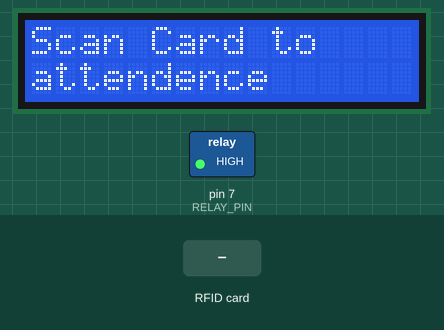
A sketch run on a simulated Arduino Uno, built with avr-gcc and run on an emulated ATmega328P. Parts: 16×2 character LCD, switched loads named in the sketch (green lamp = pin HIGH). The test bench sets the inputs (shaded band). Pins used as bus, display or sensor lines are not drawn; what the sketch prints to the serial monitor is not drawn.

Above: at 3.6 s.
3.7 s: RFID card CC 97 14 05 held to the reader
At 5.3 s:
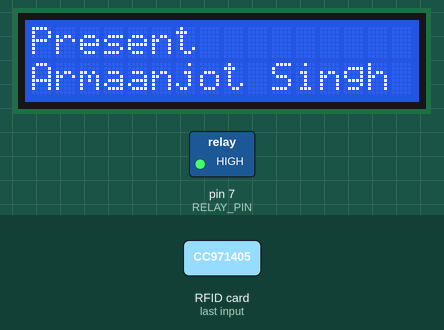
6.2 s: RFID card C3 BF 28 09 held to the reader
At 7.5 s:
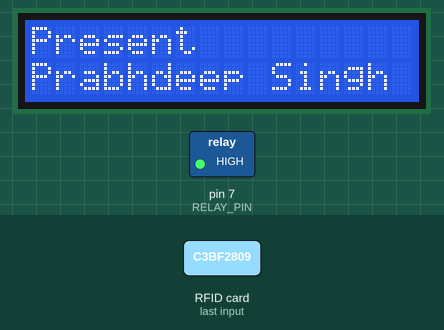
8.7 s: RFID card 5E 7A 19 C4 held to the reader
At 10.0 s:
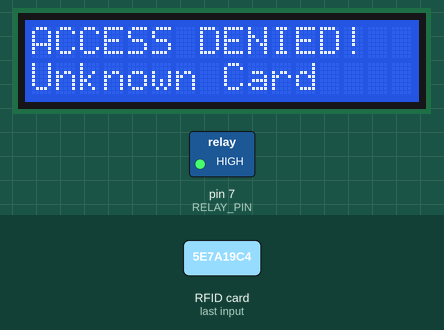
Timing chart, 0 to 11.7 s (numbered marks = the images above; inputs shaded):
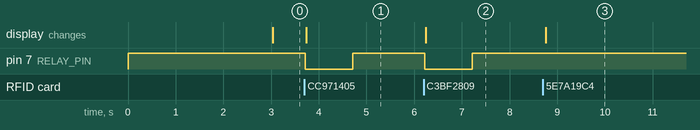

Measured:
- after the input at 3.7 s, pin 7 (RELAY_PIN): HIGH → LOW at once, → HIGH 1.0 s later; the display: changes at once (image 1)
- after the input at 6.2 s, pin 7 (RELAY_PIN): HIGH → LOW at once, → HIGH 1.0 s later; the display: changes at once (image 2)
- after the input at 8.7 s, the display: changes after 0.06 s (image 3)

The sketch:

arduino_rfid_usb_lcd.ino
```cpp
#include <SPI.h>
#include <MFRC522.h>
#include <LiquidCrystal_I2C.h>

// --- Pin Definitions ---
#define SS_PIN 10
#define RST_PIN 9
#define RELAY_PIN 7         // Digital Pin connected to the Relay Input pin

// --- Hardware Initialization ---
MFRC522 mfrc522(SS_PIN, RST_PIN);
// LCD Initialization: Address 0x27, 16 columns, 2 rows
LiquidCrystal_I2C lcd(0x27, 16, 2);

// --- Configuration Data ---
// Structure to hold student data
struct Student {
  String uid;
  String name;
};

// Defined UIDs for Armaanjot Singh and Prabhdeep Singh
const int NUM_STUDENTS = 2;
Student students[NUM_STUDENTS] = {
  {"CC971405", "Armaanjot Singh"},
  {"C3BF2809", "Prabhdeep Singh"}
};
// --------------------------

// Variables for reading the card
int readsuccess;
byte readcard[4];
char str[32] = "";
String StrUID;

// Timing variables for display and lock control
long lastScanTime = 0;
const int displayDuration = 3000;   // Display welcome message for 3 seconds
const int lockOpenDuration = 1000;  // Keep the lock open for 1 second

// ====================================================================
// --- FUNCTION PROTOTYPES (Needed if functions are defined below loop) ---
int getid();
String lookupName(String uid);
void array_to_string(byte array[], unsigned int len, char buffer[]);
// ====================================================================

void setup() {
  Serial.begin(9600);

  // Initialize Relay Pin (set as output and ensure door is locked initially)
  pinMode(RELAY_PIN, OUTPUT);
  digitalWrite(RELAY_PIN, HIGH);

  // Initialize RFID Reader and SPI
  SPI.begin();
  mfrc522.PCD_Init();

  // Initialize the LCD
  lcd.init();
  lcd.backlight();
  lcd.setCursor(0, 0);
  lcd.print(" Access Control");
  lcd.setCursor(0, 1);
  lcd.print(" Initializing...");
  delay(2000);

  // Setup Serial output for logging
  Serial.println("CLEARDATA");
  Serial.println("LABEL,Time Elapsed (s),Access Status,Student Name,RFID UID");
}

// ====================================================================
void loop() {

  // --- Timer Check: Lock and Display ---
  if (millis() - lastScanTime >= lockOpenDuration) {
    digitalWrite(RELAY_PIN, HIGH); // Lock the door
  }

  if (millis() - lastScanTime >= displayDuration) {
    lcd.setCursor(0, 0);
    lcd.print("Scan Card to    ");
    lcd.setCursor(0, 1);
    lcd.print("attendence      ");
  }
  // -------------------------------------

  // Read the UID
  readsuccess = getid();

  if(readsuccess){
    lastScanTime = millis(); // Reset scan timer

    long elapsedSeconds = millis() / 1000;
    String studentName = lookupName(StrUID);
    String status;

    // --- Access Control and LCD Display Logic ---
    lcd.clear();

    if (studentName.equals("UNKNOWN STUDENT")) {
        // --- DENIED ACCESS ---
        status = "DENIED";
        lcd.setCursor(0, 0);
        lcd.print("ACCESS DENIED!");
        lcd.setCursor(0, 1);
        lcd.print("Unknown Card");

        digitalWrite(RELAY_PIN, HIGH);
    } else {
        // --- GRANTED ACCESS ---
        status = "GRANTED";

        digitalWrite(RELAY_PIN, LOW); // Unlock the door

        lcd.setCursor(0, 0);
        lcd.print("Present");
        lcd.setCursor(0, 1);

        if (studentName.length() > 16) {
            lcd.print(studentName.substring(0, 16));
        } else {
            lcd.print(studentName);
        }
    }
    // ----------------------------------------------------

    // Log the transaction to Serial Monitor
    Serial.println( (String) "DATA," + elapsedSeconds + "," + status + "," + studentName + "," + StrUID );

    delay(200);
  }
}

// ====================================================================
// --- Helper Functions Definitions ---

// Function to find the name based on the scanned UID
String lookupName(String uid) {
  for (int i = 0; i < NUM_STUDENTS; i++) {
    if (students[i].uid.equalsIgnoreCase(uid)) {
      return students[i].name;
    }
  }
  return "UNKNOWN STUDENT";
}

// Function to read the 4-byte UID and convert to a hex string
int getid(){
  if(!mfrc522.PICC_IsNewCardPresent()){
    return 0;
  }
  if(!mfrc522.PICC_ReadCardSerial()){
    return 0;
  }

  for(int i=0; i<4; i++){
    readcard[i] = mfrc522.uid.uidByte[i];
  }

  array_to_string(readcard, 4, str);
  StrUID = String(str).substring(0, 8);

  mfrc522.PICC_HaltA();
  return 1;
}

// Function to convert a byte array to a hex string
void array_to_string(byte array[], unsigned int len, char buffer[])
{
  for (unsigned int i = 0; i < len; i++)
  {
      byte nib1 = (array[i] >> 4) & 0x0F;
      byte nib2 = (array[i] >> 0) & 0x0F;
      buffer[i*2+0] = nib1  < 0xA ? '0' + nib1  : 'A' + nib1  - 0xA;
      buffer[i*2+1] = nib2  < 0xA ? '0' + nib2  : 'A' + nib2  - 0xA;
  }
  buffer[len*2] = '\0';
}
```
